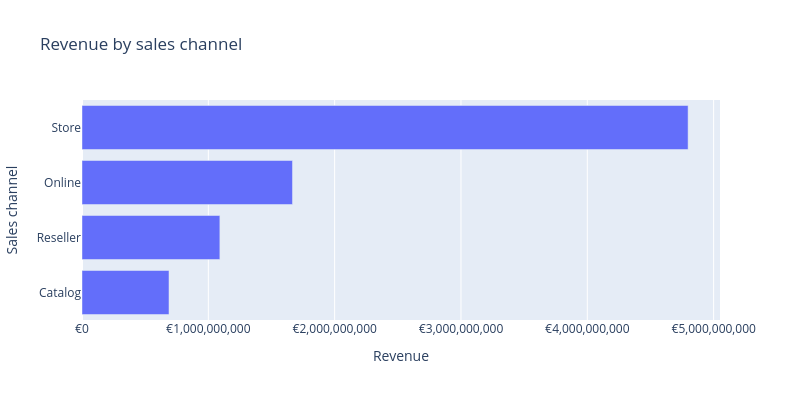

Notebook cell for this chart:
### Code cell
#Chart

#Bar chart maken met behulp van channel_revenue dataframe.
fig = px.bar(
    channel_revenue,
    x="Revenue",
    y="ChannelName",
    orientation="h",
    title="Revenue by sales channel"
)

#Layout van chart aanpassen.
fig.update_layout(
    #Titels voor axes instellen.
    xaxis_title="Revenue",
    yaxis_title="Sales channel",

    #Hoogte en wijdte van de chart instellen.
    height=400,
    width = 800
)

#Weergave van waarden op de x-as aanpassen.
fig.update_xaxes(
    tickprefix="€",
    tickformat=",.0f"
)

fig.show()

### Figure 1 — Plotly figure (JSON) as saved in the notebook; plotly's stock layout.template omitted (floating-point values rounded to 4 significant figures)
{"data": [{"hovertemplate": "Revenue=%{x}<br>ChannelName=%{y}<extra></extra>", "legendgroup": "", "marker": {"color": "#636efa", "pattern": {"shape": ""}}, "name": "", "orientation": "h", "showlegend": false, "textposition": "auto", "type": "bar", "x": [688600000.0, 1091000000.0, 1666000000.0, 4798000000.0], "xaxis": "x", "y": ["Catalog", "Reseller", "Online", "Store"], "yaxis": "y"}], "layout": {"barmode": "relative", "height": 400, "legend": {"tracegroupgap": 0}, "title": {"text": "Revenue by sales channel"}, "width": 800, "xaxis": {"anchor": "y", "domain": [0, 1], "tickformat": ",.0f", "tickprefix": "€", "title": {"text": "Revenue"}}, "yaxis": {"anchor": "x", "domain": [0, 1], "title": {"text": "Sales channel"}}}}
